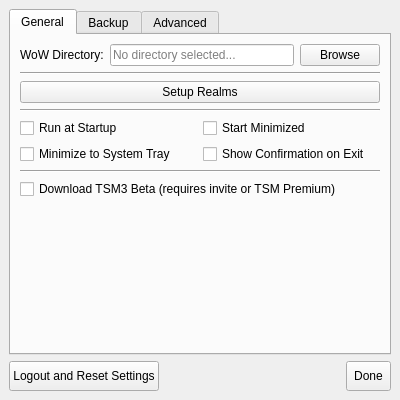
<?xml version="1.0" encoding="UTF-8"?>
<ui version="4.0">
 <class>SettingsWindow</class>
 <widget class="QMainWindow" name="SettingsWindow">
  <property name="geometry">
   <rect>
    <x>0</x>
    <y>0</y>
    <width>400</width>
    <height>400</height>
   </rect>
  </property>
  <property name="sizePolicy">
   <sizepolicy hsizetype="Fixed" vsizetype="Fixed">
    <horstretch>0</horstretch>
    <verstretch>0</verstretch>
   </sizepolicy>
  </property>
  <property name="minimumSize">
   <size>
    <width>400</width>
    <height>400</height>
   </size>
  </property>
  <property name="maximumSize">
   <size>
    <width>400</width>
    <height>400</height>
   </size>
  </property>
  <property name="windowTitle">
   <string>Settings</string>
  </property>
  <property name="windowIcon">
   <iconset resource="../resources/resources.qrc">
    <normaloff>:/resources/logo.ico</normaloff>:/resources/logo.ico</iconset>
  </property>
  <widget class="QWidget" name="centralwidget">
   <layout class="QVBoxLayout" name="verticalLayout">
    <item>
     <widget class="QTabWidget" name="tabWidget">
      <property name="currentIndex">
       <number>0</number>
      </property>
      <widget class="QWidget" name="general_tab">
       <attribute name="title">
        <string>General</string>
       </attribute>
       <layout class="QVBoxLayout" name="verticalLayout_2">
        <item>
         <layout class="QHBoxLayout" name="horizontalLayout_2">
          <item>
           <widget class="QLabel" name="label">
            <property name="text">
             <string>WoW Directory:</string>
            </property>
           </widget>
          </item>
          <item>
           <widget class="QLineEdit" name="wow_dir_editbox">
            <property name="readOnly">
             <bool>true</bool>
            </property>
            <property name="placeholderText">
             <string>No directory selected...</string>
            </property>
           </widget>
          </item>
          <item>
           <widget class="QPushButton" name="wow_dir_browse_button">
            <property name="text">
             <string>Browse</string>
            </property>
           </widget>
          </item>
         </layout>
        </item>
        <item>
         <widget class="Line" name="line_4">
          <property name="orientation">
           <enum>Qt::Horizontal</enum>
          </property>
         </widget>
        </item>
        <item>
         <widget class="QPushButton" name="realm_setup_button">
          <property name="text">
           <string>Setup Realms</string>
          </property>
         </widget>
        </item>
        <item>
         <widget class="Line" name="line">
          <property name="orientation">
           <enum>Qt::Horizontal</enum>
          </property>
         </widget>
        </item>
        <item>
         <layout class="QHBoxLayout" name="horizontalLayout_4">
          <item>
           <widget class="QCheckBox" name="run_at_startup_checkbox">
            <property name="text">
             <string>Run at Startup</string>
            </property>
           </widget>
          </item>
          <item>
           <widget class="QCheckBox" name="start_minimized_checkbox">
            <property name="text">
             <string>Start Minimized</string>
            </property>
           </widget>
          </item>
         </layout>
        </item>
        <item>
         <layout class="QHBoxLayout" name="horizontalLayout_3">
          <item>
           <widget class="QCheckBox" name="minimize_to_tray_checkbox">
            <property name="text">
             <string>Minimize to System Tray</string>
            </property>
           </widget>
          </item>
          <item>
           <widget class="QCheckBox" name="confirm_exit_checkbox">
            <property name="text">
             <string>Show Confirmation on Exit</string>
            </property>
           </widget>
          </item>
         </layout>
        </item>
        <item>
         <widget class="Line" name="line_2">
          <property name="orientation">
           <enum>Qt::Horizontal</enum>
          </property>
         </widget>
        </item>
        <item>
         <widget class="QCheckBox" name="tsm3_beta_checkbox">
          <property name="text">
           <string>Download TSM3 Beta (requires invite or TSM Premium)</string>
          </property>
         </widget>
        </item>
        <item>
         <spacer name="verticalSpacer">
          <property name="orientation">
           <enum>Qt::Vertical</enum>
          </property>
          <property name="sizeHint" stdset="0">
           <size>
            <width>20</width>
            <height>40</height>
           </size>
          </property>
         </spacer>
        </item>
       </layout>
      </widget>
      <widget class="QWidget" name="backup_settings_tab">
       <attribute name="title">
        <string>Backup</string>
       </attribute>
       <layout class="QVBoxLayout" name="verticalLayout_4">
        <item>
         <widget class="QLabel" name="label_4">
          <property name="text">
           <string>Your TSM addon settings will be automatically backed-up every time they change assuming the minimum backup period has elapsed.</string>
          </property>
          <property name="wordWrap">
           <bool>true</bool>
          </property>
         </widget>
        </item>
        <item>
         <widget class="Line" name="line_5">
          <property name="orientation">
           <enum>Qt::Horizontal</enum>
          </property>
         </widget>
        </item>
        <item>
         <layout class="QHBoxLayout" name="horizontalLayout_5">
          <item>
           <widget class="QLabel" name="label_3">
            <property name="text">
             <string>Minimum Backup Period:</string>
            </property>
           </widget>
          </item>
          <item>
           <widget class="QComboBox" name="backup_period_dropdown"/>
          </item>
         </layout>
        </item>
        <item>
         <layout class="QHBoxLayout" name="horizontalLayout_6">
          <item>
           <widget class="QLabel" name="label_5">
            <property name="text">
             <string>Delete Backups After: </string>
            </property>
           </widget>
          </item>
          <item>
           <widget class="QComboBox" name="backup_expiration_dropdown"/>
          </item>
         </layout>
        </item>
        <item>
         <widget class="Line" name="line_6">
          <property name="orientation">
           <enum>Qt::Horizontal</enum>
          </property>
         </widget>
        </item>
        <item>
         <widget class="QPushButton" name="open_backups_button">
          <property name="text">
           <string>Open Backup Folder</string>
          </property>
         </widget>
        </item>
        <item>
         <spacer name="verticalSpacer_3">
          <property name="orientation">
           <enum>Qt::Vertical</enum>
          </property>
          <property name="sizeHint" stdset="0">
           <size>
            <width>20</width>
            <height>40</height>
           </size>
          </property>
         </spacer>
        </item>
       </layout>
      </widget>
      <widget class="QWidget" name="advanced_tab">
       <attribute name="title">
        <string>Advanced</string>
       </attribute>
       <layout class="QVBoxLayout" name="verticalLayout_3">
        <item>
         <widget class="QLabel" name="label_2">
          <property name="text">
           <string>&lt;html&gt;&lt;head/&gt;&lt;body&gt;&lt;p&gt;&lt;span style=&quot; font-weight:600;&quot;&gt;NOTE: These settings should only be used if instructed to do so by a member of the TSM team.&lt;/span&gt;&lt;/p&gt;&lt;/body&gt;&lt;/html&gt;</string>
          </property>
          <property name="alignment">
           <set>Qt::AlignCenter</set>
          </property>
          <property name="wordWrap">
           <bool>true</bool>
          </property>
         </widget>
        </item>
        <item>
         <widget class="Line" name="line_3">
          <property name="orientation">
           <enum>Qt::Horizontal</enum>
          </property>
         </widget>
        </item>
        <item>
         <widget class="QPushButton" name="upload_log_button">
          <property name="text">
           <string>Upload App Log</string>
          </property>
         </widget>
        </item>
        <item>
         <spacer name="verticalSpacer_2">
          <property name="orientation">
           <enum>Qt::Vertical</enum>
          </property>
          <property name="sizeHint" stdset="0">
           <size>
            <width>20</width>
            <height>40</height>
           </size>
          </property>
         </spacer>
        </item>
       </layout>
      </widget>
     </widget>
    </item>
    <item>
     <layout class="QHBoxLayout" name="horizontalLayout">
      <item>
       <widget class="QPushButton" name="reset_button">
        <property name="minimumSize">
         <size>
          <width>140</width>
          <height>30</height>
         </size>
        </property>
        <property name="text">
         <string>Logout and Reset Settings</string>
        </property>
       </widget>
      </item>
      <item>
       <spacer name="horizontalSpacer">
        <property name="orientation">
         <enum>Qt::Horizontal</enum>
        </property>
        <property name="sizeHint" stdset="0">
         <size>
          <width>40</width>
          <height>20</height>
         </size>
        </property>
       </spacer>
      </item>
      <item>
       <widget class="QToolButton" name="done_button">
        <property name="sizePolicy">
         <sizepolicy hsizetype="Fixed" vsizetype="Maximum">
          <horstretch>0</horstretch>
          <verstretch>0</verstretch>
         </sizepolicy>
        </property>
        <property name="minimumSize">
         <size>
          <width>45</width>
          <height>30</height>
         </size>
        </property>
        <property name="text">
         <string>Done</string>
        </property>
        <property name="toolButtonStyle">
         <enum>Qt::ToolButtonTextOnly</enum>
        </property>
       </widget>
      </item>
     </layout>
    </item>
   </layout>
  </widget>
 </widget>
 <resources>
  <include location="../resources/resources.qrc"/>
 </resources>
 <connections/>
</ui>
